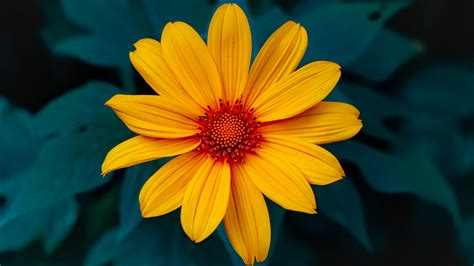
#> input picture simulator/assets/sample_images/sample.jpg, 474 x 266 px
$ python -i app.py   (imports and definitions only)   (older library calls are emulated)
#> lines starting #> are read from the running program, lines starting #| are printed output that depends on the picture
import streamlit as st
import cv2
import numpy as np
from PIL import Image

# Page setup
# [7 lines not run here, left out]

# [4 lines that did not run here, left out]

uploaded_file = None

# Only show file uploader when the user chooses upload mode.
# [8 lines not run here, left out]

# [4 lines that did not run here, left out]

# [4 lines that did not run here, left out]
# [4 lines that did not run here, left out]
# [4 lines that did not run here, left out]
# [4 lines that did not run here, left out]
# [1 line that did not run here, left out]

# [14 lines left out: functions load_image, create_sample_image, not called in this run]

def to_grayscale(image):
    """Convert RGB image to grayscale because edge detectors use intensity changes."""
    return cv2.cvtColor(image, cv2.COLOR_RGB2GRAY)

# [8 lines left out: function add_noise, not called in this run]

def apply_sobel(gray):
    """Apply Sobel using horizontal and vertical weighted gradient kernels."""
    gx = cv2.Sobel(gray, cv2.CV_64F, 1, 0, ksize=3)
    gy = cv2.Sobel(gray, cv2.CV_64F, 0, 1, ksize=3)
    magnitude = np.sqrt(gx**2 + gy**2)
    return cv2.normalize(magnitude, None, 0, 255, cv2.NORM_MINMAX).astype(np.uint8)

# [31 lines left out: functions apply_prewitt, apply_log, apply_canny, not called in this run]

# App runs when an uploaded image exists or the sample image mode is selected.
# [132 lines not run here, left out]

>>> import cv2
>>> picture = cv2.imread('assets/sample_images/sample.jpg', cv2.IMREAD_GRAYSCALE)
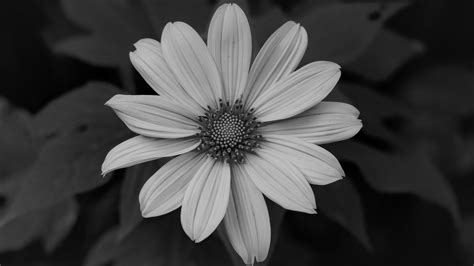
#> picture: shape (266, 474); min 0, max 202, mean 66.7
>>> result = apply_sobel(picture)
#> in apply_sobel, `gx = cv2.Sobel(gray, cv2.CV_64F, 1, 0, ksize=3)`:
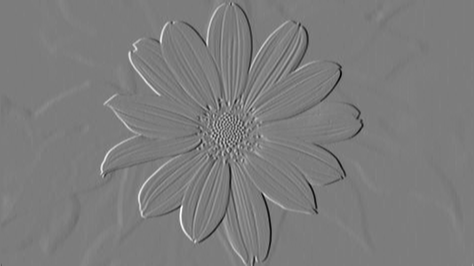
#> gx: shape (266, 474) float64; min -659, max 686, mean -0.2; drawn with min black and max white
#> in apply_sobel, `gy = cv2.Sobel(gray, cv2.CV_64F, 0, 1, ksize=3)`:
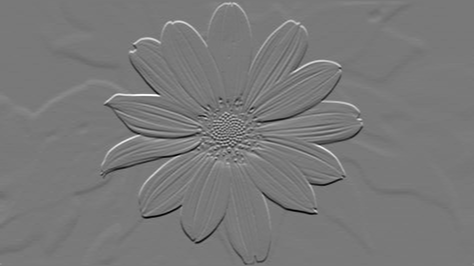
#> gy: shape (266, 474) float64; min -653, max 718, mean -0.1; drawn with min black and max white
#> in apply_sobel, `magnitude = np.sqrt(gx**2 + gy**2)`:
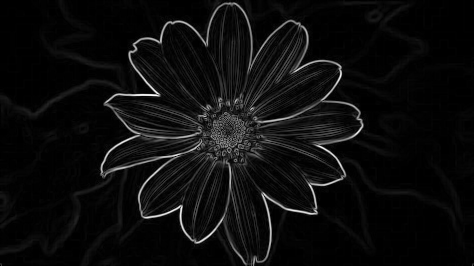
#> magnitude: shape (266, 474) float64; min 0, max 718.2, mean 37; drawn with min black and max white
